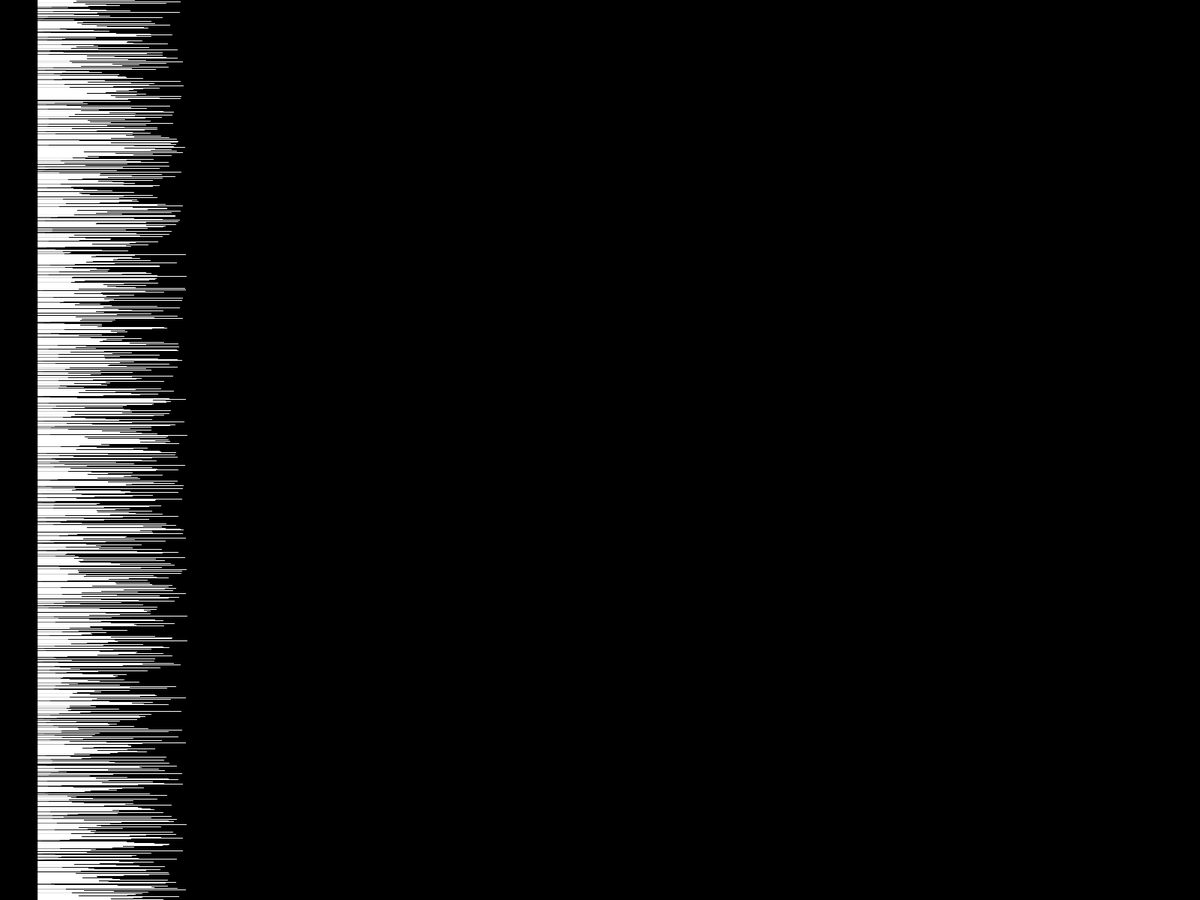
Frame 1 (no input)
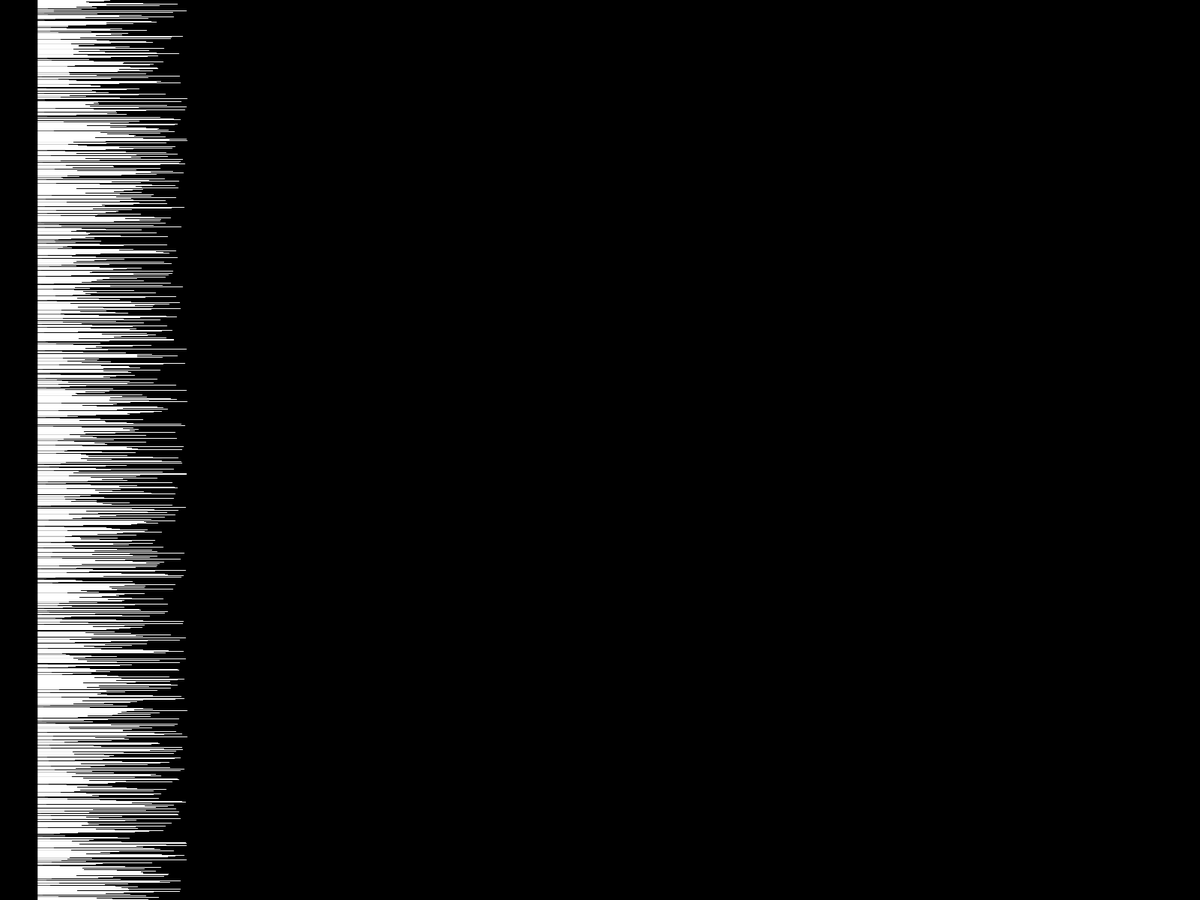
Frame 60 (the mouse pressed at the canvas centre just before this capture)
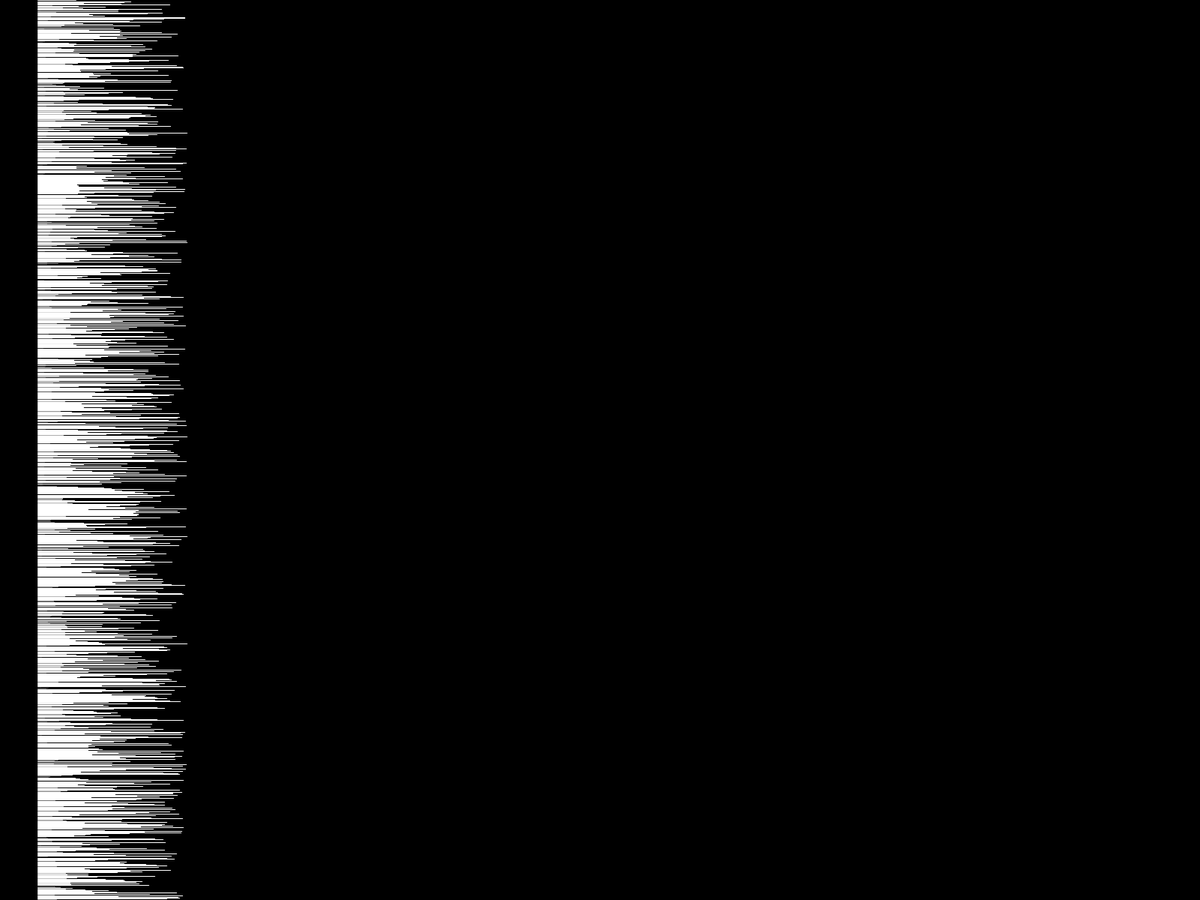
Frame 120 (the mouse held since frame 60 and released just before this capture)

The Processing sketch that drew these frames (run headless with seeded random() and noise(); from frame 60 on, the mouse is pressed at the canvas centre):

// Processing sketch: fullscreen_line_loop_1
// ── fullscreen_line_loop_1.pde
void setup() {
  fullScreen();
}

void draw() {

  background(0);
  for (int i = 0; i < displayHeight; i++) {
    float r = random(200);
    stroke(r*5);
    line(50, i, 50+r, i);
  }
}
